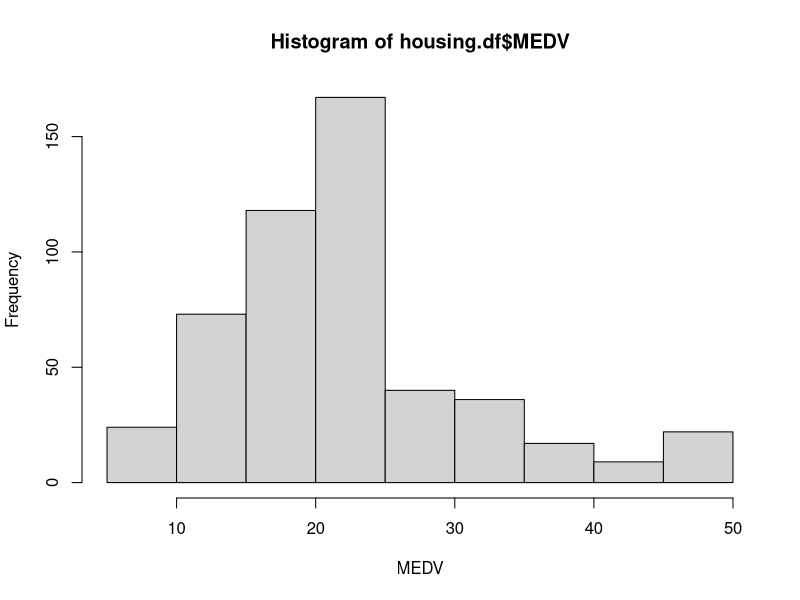
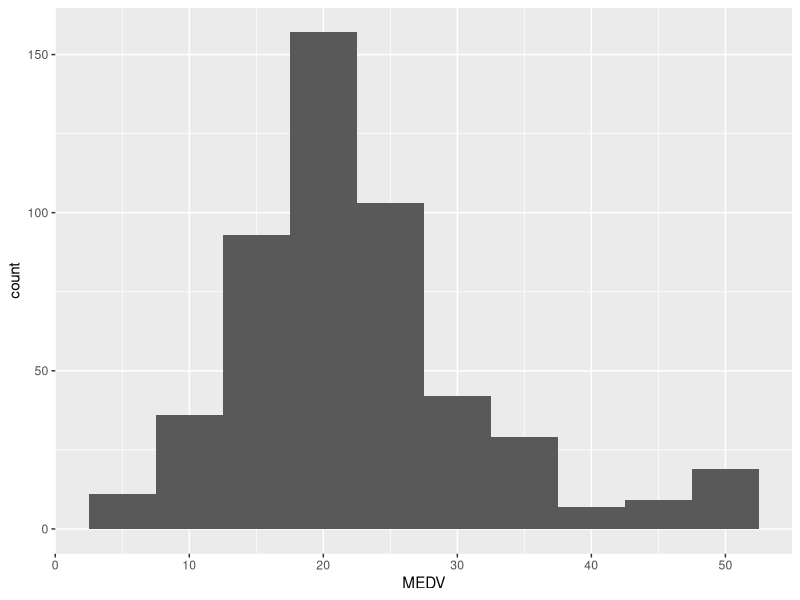
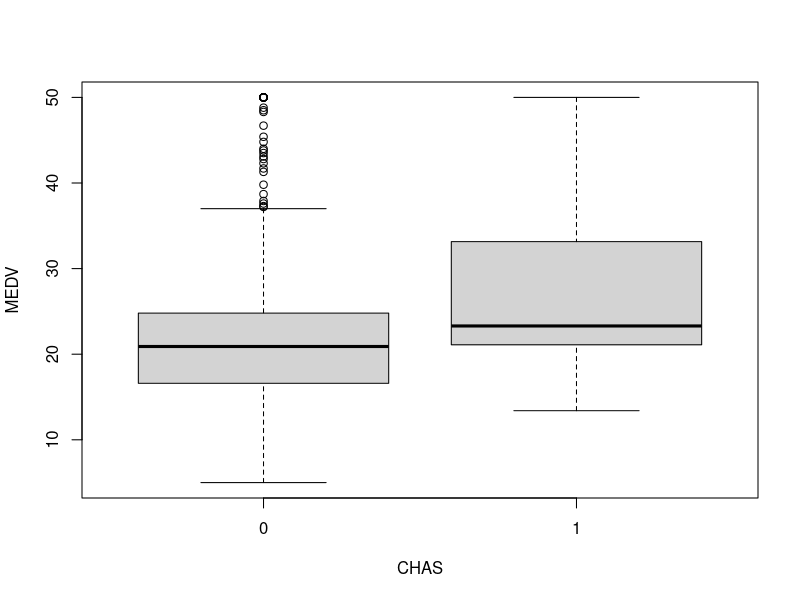
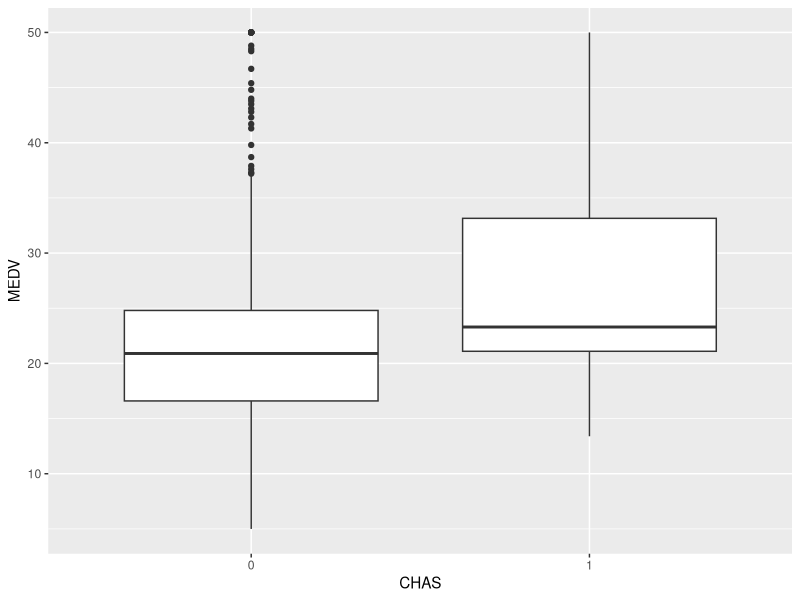

Here is the R script that generated these plots, in order:
# Chapter - 3 Data Exploration and Visualization
install.packages(c("GGally", "ggmap", "mosaic", "treemap"))
setwd("~/Prakash Documents/BUAN 6356/Spring 2020 Course Material/Excel, CSV and JMP FIles")
#### Table 3.2

housing.df <- read.csv("BostonHousing.csv")

#### Figure 3.2

## histogram of MEDV
hist(housing.df$MEDV, xlab = "MEDV")

# alternative plot with ggplot
library(ggplot2)
ggplot(housing.df) + geom_histogram(aes(x = MEDV), binwidth = 5)

## boxplot of MEDV for different values of CHAS
boxplot(housing.df$MEDV ~ housing.df$CHAS, xlab = "CHAS", ylab = "MEDV")

# alternative plot with ggplot
ggplot(housing.df) + geom_boxplot(aes(x = as.factor(CHAS), y = MEDV)) + xlab("CHAS")

## ------------- Validated Above ------------------------------